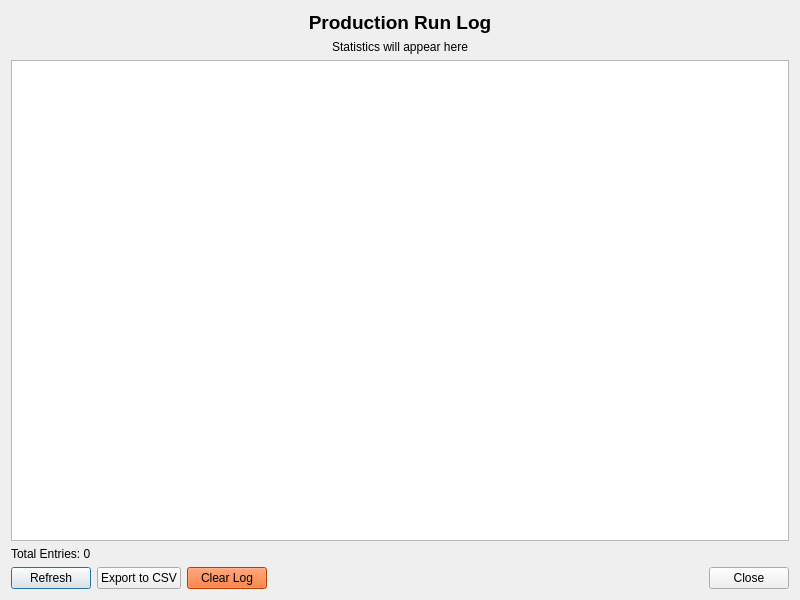
<?xml version="1.0" encoding="UTF-8"?>
<ui version="4.0">
 <class>LogViewer</class>
 <widget class="QDialog" name="LogViewer">
  <property name="geometry">
   <rect>
    <x>0</x>
    <y>0</y>
    <width>800</width>
    <height>600</height>
   </rect>
  </property>
  <property name="windowTitle">
   <string>Production Log Viewer</string>
  </property>
  <layout class="QVBoxLayout" name="verticalLayout">
   <item>
    <widget class="QLabel" name="labelTitle">
     <property name="text">
      <string>&lt;html&gt;&lt;head/&gt;&lt;body&gt;&lt;p align=&quot;center&quot;&gt;&lt;span style=&quot; font-size:14pt; font-weight:600;&quot;&gt;Production Run Log&lt;/span&gt;&lt;/p&gt;&lt;/body&gt;&lt;/html&gt;</string>
     </property>
    </widget>
   </item>
   <item>
    <widget class="QLabel" name="labelStats">
     <property name="text">
      <string>Statistics will appear here</string>
     </property>
     <property name="alignment">
      <set>Qt::AlignCenter</set>
     </property>
    </widget>
   </item>
   <item>
    <widget class="QTableWidget" name="tableWidget"/>
   </item>
   <item>
    <widget class="QLabel" name="labelTotalEntries">
     <property name="text">
      <string>Total Entries: 0</string>
     </property>
    </widget>
   </item>
   <item>
    <layout class="QHBoxLayout" name="horizontalLayout">
     <item>
      <widget class="QPushButton" name="pushButtonRefresh">
       <property name="text">
        <string>Refresh</string>
       </property>
      </widget>
     </item>
     <item>
      <widget class="QPushButton" name="pushButtonExport">
       <property name="text">
        <string>Export to CSV</string>
       </property>
      </widget>
     </item>
     <item>
      <widget class="QPushButton" name="pushButtonClear">
       <property name="text">
        <string>Clear Log</string>
       </property>
       <property name="styleSheet">
        <string notr="true">background-color: rgb(255, 85, 0);</string>
       </property>
      </widget>
     </item>
     <item>
      <spacer name="horizontalSpacer">
       <property name="orientation">
        <enum>Qt::Horizontal</enum>
       </property>
       <property name="sizeHint" stdset="0">
        <size>
         <width>40</width>
         <height>20</height>
        </size>
       </property>
      </spacer>
     </item>
     <item>
      <widget class="QPushButton" name="pushButtonClose">
       <property name="text">
        <string>Close</string>
       </property>
      </widget>
     </item>
    </layout>
   </item>
  </layout>
 </widget>
 <resources/>
 <connections/>
</ui>
